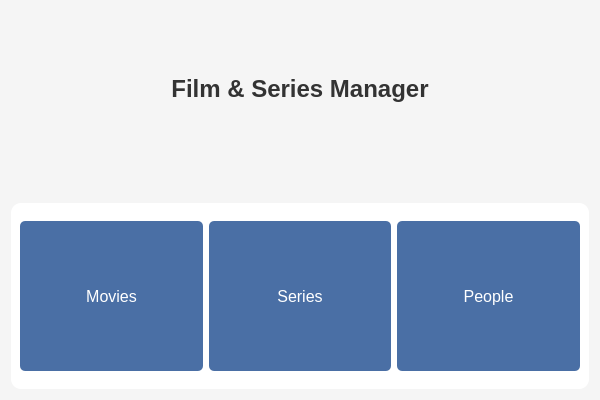
<?xml version="1.0" encoding="UTF-8"?>
<ui version="4.0">
 <class>StartViewWidget</class>
 <widget class="QWidget" name="StartViewWidget">
  <property name="geometry">
   <rect>
    <x>0</x>
    <y>0</y>
    <width>600</width>
    <height>400</height>
   </rect>
  </property>
  <property name="windowTitle">
   <string>Film &amp; Series Manager</string>
  </property>
  <property name="styleSheet">
   <string notr="true">QWidget {
    background-color: #f5f5f5;
    font-family: 'Segoe UI', Arial, sans-serif;
}

QPushButton {
    background-color: #4a6fa5;
    color: white;
    border: none;
    border-radius: 5px;
    padding: 15px 25px;
    font-size: 16px;
    min-width: 120px;
    min-height: 120px;
}

QPushButton:hover {
    background-color: #3a5a8f;
}

QPushButton:pressed {
    background-color: #2a4a7f;
}

#headerLabel {
    font-size: 24px;
    font-weight: bold;
    color: #333;
    margin-bottom: 30px;
}

#buttonContainer {
    background-color: white;
    border-radius: 10px;
    padding: 20px;
}</string>
  </property>
  <layout class="QVBoxLayout" name="verticalLayout">
   <item>
    <widget class="QLabel" name="headerLabel">
     <property name="text">
      <string>Film &amp; Series Manager</string>
     </property>
     <property name="alignment">
      <set>Qt::AlignCenter</set>
     </property>
    </widget>
   </item>
   <item>
    <widget class="QWidget" name="buttonContainer">
     <layout class="QGridLayout" name="gridLayout">
      <item row="0" column="0">
       <widget class="QPushButton" name="moviesButton">
        <property name="text">
         <string>Movies</string>
        </property>
        <property name="icon">
         <iconset resource="../resources.qrc">
          <normaloff>:/icons/movie.png</normaloff>:/icons/movie.png</iconset>
        </property>
        <property name="iconSize">
         <size>
          <width>48</width>
          <height>48</height>
         </size>
        </property>
       </widget>
      </item>
      <item row="0" column="1">
       <widget class="QPushButton" name="seriesButton">
        <property name="text">
         <string>Series</string>
        </property>
        <property name="icon">
         <iconset resource="../resources.qrc">
          <normaloff>:/icons/series.png</normaloff>:/icons/series.png</iconset>
        </property>
        <property name="iconSize">
         <size>
          <width>48</width>
          <height>48</height>
         </size>
        </property>
       </widget>
      </item>
      <item row="0" column="2">
       <widget class="QPushButton" name="peopleButton">
        <property name="text">
         <string>People</string>
        </property>
        <property name="icon">
         <iconset resource="../resources.qrc">
          <normaloff>:/icons/people.png</normaloff>:/icons/people.png</iconset>
        </property>
        <property name="iconSize">
         <size>
          <width>48</width>
          <height>48</height>
         </size>
        </property>
       </widget>
      </item>
     </layout>
    </widget>
   </item>
  </layout>
 </widget>
 <resources/>
 <connections/>
</ui>
